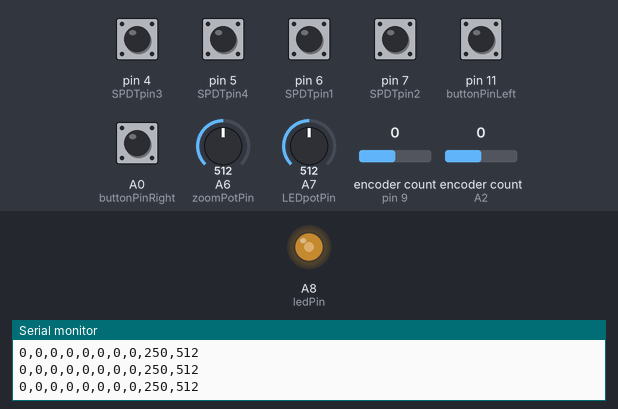
The program below on a simulated Teensy 3. Shown: output pins drawn as LEDs (lit = HIGH), the last lines printed to the serial monitor. The test bench sets the inputs (shaded band); at power-on: A0 (buttonPinRight), pin 4 (SPDTpin3), pin 5 (SPDTpin4), pin 6 (SPDTpin1), pin 7 (SPDTpin2), pin 11 (buttonPinLeft) HIGH, A7 (LEDpotPin) = 512, A6 (zoomPotPin) = 512, encoder count (sensors on pin 9, A2) 0. USB keyboard and mouse output is not drawn.

Above: at 1.2 s.
1.3 s: A7 (LEDpotPin) set to 716
At 2.4 s:
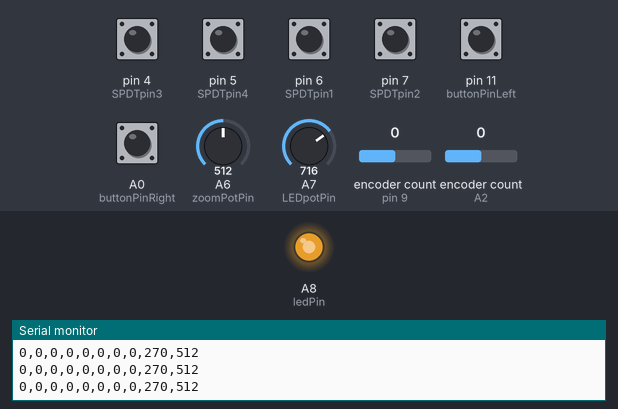
2.8 s: A7 (LEDpotPin) set to 992
At 3.9 s:
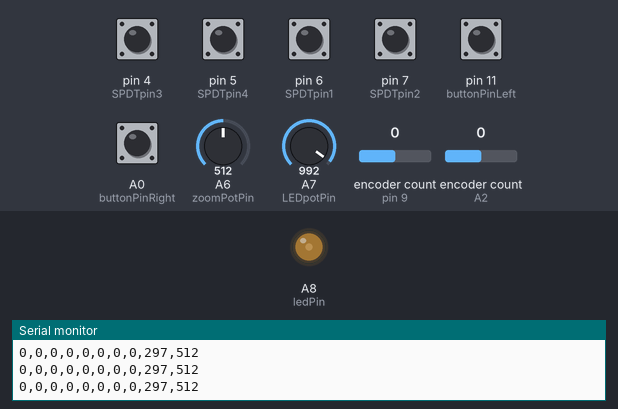
Timing chart, 0 to 5.8 s (numbered marks = the images above; inputs shaded):
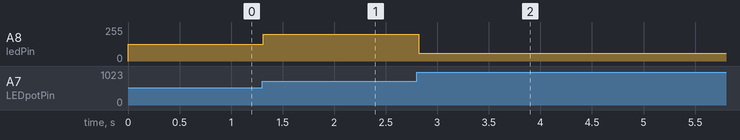

The program:

main.cpp
```cpp
#include <Arduino.h>
#include <Encoder.h>
#include <Keyboard.h>

// #include "TM1637Display.h"

// Define the pins connected to the SPDT switch
const int SPDTpin1 = 6;
const int SPDTpin2 = 7;
const int SPDTpin3 = 4;
const int SPDTpin4 = 5;


// Slide potentiometer pin
const int LEDpotPin = A7;
const int zoomPotPin = A6;

// LED pin (PWM-capable)
const int ledPin = A8;
// Number of full brightness ledCycles (dark-light-dark) across the potentiometer's range
const int ledCycles = 3;

// Encoders
Encoder knobLeft(9, 10);
Encoder knobRight(16, 15);

// Encoder push-button pins
const int buttonPinLeft = 11;
const int buttonPinRight = 14;

// Encoder positions
long positionLeft  = -999;
long positionRight = -999;

// Initialize counters for button-encoder-spin combinations
long positionLeftPressed = -999;
long positionRightPressed = -999;

// Debounce variables for buttons
unsigned long lastDebounceTimeLeft = 0;
unsigned long lastDebounceTimeRight = 0;
const unsigned long debounceDelay = 50; // 50 ms debounce time
bool lastButtonStateLeft = HIGH;
bool lastButtonStateRight = HIGH;
bool buttonPressedLeft = false;
bool buttonPressedRight = false;

// Debounce variables for potentiometer
// const int potDebounceDelay = 200; // Potentiometer debounce time in ms
// int lastPotValue = -1; // Store the last stable pot value
// unsigned long lastPotReadTime = 0; // Last time the pot value was read
// const int potStabilityThreshold = 100; // Acceptable change in value to consider stable

// Sampling and averaging for potentiometer debounce
const int numLEDsamples = 3;
const int numZoomSamples = 3;
int ledPotSamples[numLEDsamples]; // Array to store potentiometer samples
int zoomPotSamples[numZoomSamples]; // Array to store potentiometer samples
int sampleIndex = 0; // Current index in the samples array
long totalLEDPotValue = 0; // Total of the samples
int averageLEDPotValue = 0; // Average of the samples
long totalZoomPotValue = 0; // Total of the samples
int averageZoomPotValue = 0; // Average of the samples


// // TM1637 Display connections
// const int CLK = 2; // Use appropriate pins for your setup
// const int DIO = 3;
// TM1637Display display(CLK, DIO);


void setup() {
  Serial.begin(9600);
  Serial.println("System Initialization:");

  // Configure the SPDT switch pins as inputs with internal pull-up resistors
  pinMode(SPDTpin1, INPUT_PULLUP);
  pinMode(SPDTpin2, INPUT_PULLUP);
  pinMode(SPDTpin3, INPUT_PULLUP);
  pinMode(SPDTpin4, INPUT_PULLUP);

  pinMode(buttonPinLeft, INPUT_PULLUP);
  pinMode(buttonPinRight, INPUT_PULLUP);

  // pot pin modes
  pinMode(LEDpotPin, INPUT);
  pinMode(zoomPotPin, INPUT);

  // slide pot LED
  pinMode(ledPin, OUTPUT);

  // Initialize the TM1637 display
  // display.setBrightness(0x0f); // Adjust brightness as needed
  // display.clear(); // Clear any existing data on the display


  // Initialize ledPotSamples array
  for(int i = 0; i < numLEDsamples; i++) {
    ledPotSamples[i] = 0;
  }

    // Initialize zoompotsamples array
  for(int i = 0; i < numZoomSamples; i++) {
    ledPotSamples[i] = 0;


  }


    Keyboard.begin();

}


void loop() {
  // Read the state of SPDT switch 1 (radio vs cell)
  bool statePin1 = digitalRead(SPDTpin1);
  bool statePin2 = digitalRead(SPDTpin2);
  int switchState1 = 0; // Default to center position
  if (!statePin1 && statePin2) {
    switchState1 = 1; // Position 1
  } else if (statePin1 && !statePin2) {
    switchState1 = 2; // Position 2
  }

  // Read the state of SPDT switch 2 (terrain vs accessibility)
  bool statePin3 = digitalRead(SPDTpin3);
  bool statePin4 = digitalRead(SPDTpin4);
  int switchState2 = 0; // Default to center position
  if (!statePin3 && statePin4) {
    switchState2 = 1; // Position 1
  } else if (statePin3 && !statePin4) {
    switchState2 = 2; // Position 2
  }


  // Read and handle encoder positions
  long newLeft = knobLeft.read();
  long newRight = knobRight.read();
  long deltaLeft = newLeft - positionLeft;
  long deltaRight = newRight - positionRight;
  positionLeft = newLeft;
  positionRight = newRight;

  // Debounce logic for buttons
  bool buttonPressedLeft = !digitalRead(buttonPinLeft);
  bool buttonPressedRight = !digitalRead(buttonPinRight);

  // Calculate delta for press-spins
  long deltaLeftPressed = 0;
  long deltaRightPressed = 0;

  if (buttonPressedLeft) {
    deltaLeft = 0; // Override deltaLeft if button is pressed
    if (positionLeftPressed == -999) { // First detection
      positionLeftPressed = newLeft;
    } else {
      deltaLeftPressed = newLeft - positionLeftPressed;
      positionLeftPressed = newLeft; // Update for next loop iteration
    }
  } else {
    positionLeftPressed = -999; // Reset when button is not pressed
  }

  if (buttonPressedRight) {
    deltaRight = 0; // Override deltaRight if button is pressed
    if (positionRightPressed == -999) { // First detection
      positionRightPressed = newRight;
    } else {
      deltaRightPressed = newRight - positionRightPressed;
      positionRightPressed = newRight; // Update for next loop iteration
    }
  } else {
    positionRightPressed = -999; // Reset when button is not pressed
  }

  // Debounce logic for left button
  bool readingLeft = !digitalRead(buttonPinLeft);
  if (readingLeft != lastButtonStateLeft) {
    lastDebounceTimeLeft = millis();
  }
  if ((millis() - lastDebounceTimeLeft) > debounceDelay) {
    if (readingLeft != buttonPressedLeft) {
      buttonPressedLeft = readingLeft;
          if (buttonPressedLeft) {
          Serial.println("button_a_pressed");
    }
    }
  }

  // Debounce logic for right button
  bool readingRight = !digitalRead(buttonPinRight);
  if (readingRight != lastButtonStateRight) {
    lastDebounceTimeRight = millis();
  }
  if ((millis() - lastDebounceTimeRight) > debounceDelay) {
    if (readingRight != buttonPressedRight) {
      buttonPressedRight = readingRight;
    }
  }

  // // read pot value
  // // and debounce on em
  // int LEDpotValue = analogRead(LEDpotPin);
  // if (abs(LEDpotValue - lastPotValue) <= potStabilityThreshold || lastPotValue == -1) {
  //   if ((millis() - lastPotReadTime) > potDebounceDelay) {
  //     // Value has stabilized; update the last stable value
  //     lastPotValue = LEDpotValue;
  //     lastPotReadTime = millis();
  //   }
  // } else {
  //   // Value has changed significantly; reset the debounce timer
  //   lastPotReadTime = millis();
  // }

  // // use the last stable pot value and
  // // map the value to a different range
  // int mappedPotValue = map(LEDpotValue, 0, 1023, 1023, 0);

  // Take a new potentiometer reading
  int LEDpotValue = analogRead(LEDpotPin);
  int zoomPotValue = analogRead(zoomPotPin);

  // POTDEBOUNCE
  // Subtract the last reading
  totalLEDPotValue -= ledPotSamples[sampleIndex];
  // Read from the sensor and store it into the array
  ledPotSamples[sampleIndex] = LEDpotValue;
  // Add the reading to the total
  totalLEDPotValue += ledPotSamples[sampleIndex];
  // Advance to the next position in the array
  sampleIndex = (sampleIndex + 1) % numLEDsamples;
  // Calculate the average
  averageLEDPotValue = totalLEDPotValue / numLEDsamples;

  // same for zoom pot
  totalZoomPotValue -= zoomPotSamples[sampleIndex];
  zoomPotSamples[sampleIndex] = zoomPotValue;
  totalZoomPotValue += zoomPotSamples[sampleIndex];
  sampleIndex = (sampleIndex + 1) % numZoomSamples;
  averageZoomPotValue = totalZoomPotValue / numZoomSamples;

  // Now use averageLEDPotValue instead of LEDpotValue for mapping and further logic
  int mappedLEDpotValue = map(averageLEDPotValue, 0, 1023, 201, 300);
  int mappedZoomPotValue = map(averageZoomPotValue, 0, 1023, 0, 1023);

  // calculate pot LED brightness based on slider value
  float phase = (float(LEDpotValue) * 2 * PI * ledCycles) / 1023.0; // Calculate phase for sine wave
  int ledBrightness = (sin(phase) + 1) * 127.5; // Convert sine wave (-1 to 1) to (0 to 255) scale

  analogWrite(ledPin, ledBrightness);

  // Prepare and send the serial message with comma separated values
  Serial.print(switchState1); Serial.print(",");
  Serial.print(switchState2); Serial.print(",");
  Serial.print(deltaLeft); Serial.print(",");
  Serial.print(deltaRight); Serial.print(",");
  Serial.print(deltaLeftPressed); Serial.print(",");
  Serial.print(deltaRightPressed); Serial.print(",");
  Serial.print(buttonPressedLeft ? "1" : "0"); Serial.print(",");
  Serial.print(buttonPressedRight ? "1" : "0"); Serial.print(",");
  Serial.print(mappedLEDpotValue); Serial.print(",");
  Serial.println(mappedZoomPotValue);

  // Reset button states after sending to avoid repeating messages
  lastButtonStateLeft = readingLeft;
  lastButtonStateRight = readingRight;

  // Throttle the loop to reduce data rate (adjust as needed)
  delay(100);
}
```

Measured:
- after the input at 1.3 s, A8 (ledPin): 126/255 → 202/255 at once
- after the input at 2.8 s, A8 (ledPin): 202/255 → 58/255 at once
